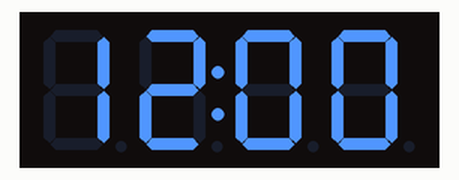
A sketch run on a simulated Arduino Uno, built with avr-gcc and run on an emulated ATmega328P. Shown: 4-digit seven-segment display.

Above: at 0.6 s.
At 64.1 s:
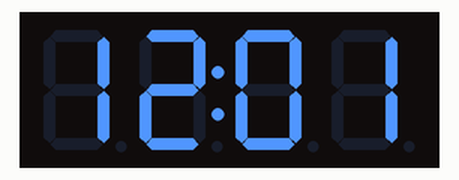
At 128.1 s:
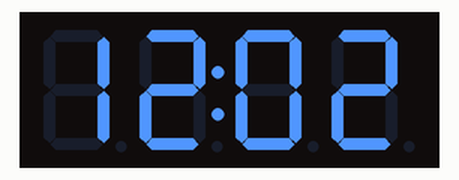

The sketch:

ClockDisplay.ino
```cpp
// (licence header left out)
/*
example Requirement

Install libraries on Arduino Library Mnager.

TimerOne - maintained by Paul Stoffregen
*/

#include <TimerOne.h>
#include "TM1637.h"
#define ON 1
#define OFF 0

int8_t TimeDisp[] = {0x00,0x00,0x00,0x00};
unsigned char ClockPoint = 1;
unsigned char Update;
unsigned char halfsecond = 0;
unsigned char second;
unsigned char dot;
unsigned char minute = 0;
unsigned char hour = 12;


#define CLK 2//pins definitions for TM1637 and can be changed to other ports
#define DIO 3
TM1637 tm1637(CLK,DIO);

void setup()
{
  tm1637.set();
  tm1637.init();
  Timer1.initialize(500000);//timing for 500ms
  Timer1.attachInterrupt(TimingISR);//declare the interrupt serve routine:TimingISR
}
void loop()
{
  if(Update == ON)
  {
    TimeUpdate();
    tm1637.display(TimeDisp);
  }

}
void TimingISR()
{
  halfsecond ++;
  Update = ON;
  if(halfsecond == 2){
    second ++;
    dot++;
    if(second == 60)
    {
      minute ++;
      if(minute == 60)
      {
        hour ++;
        if(hour == 24)hour = 0;
        minute = 0;
      }
      second = 0;
    }

    if (dot == 2){
      ClockPoint = (~ClockPoint) & 0x01;
      dot = 0;
    }
    halfsecond = 0;

  }
 // Serial.println(second);

}
void TimeUpdate(void)
{
  if(ClockPoint)tm1637.point(POINT_ON);
  else tm1637.point(POINT_OFF);
  TimeDisp[0] = hour / 10;
  TimeDisp[1] = hour % 10;
  TimeDisp[2] = minute / 10;
  TimeDisp[3] = minute % 10;
  Update = OFF;
}
```
